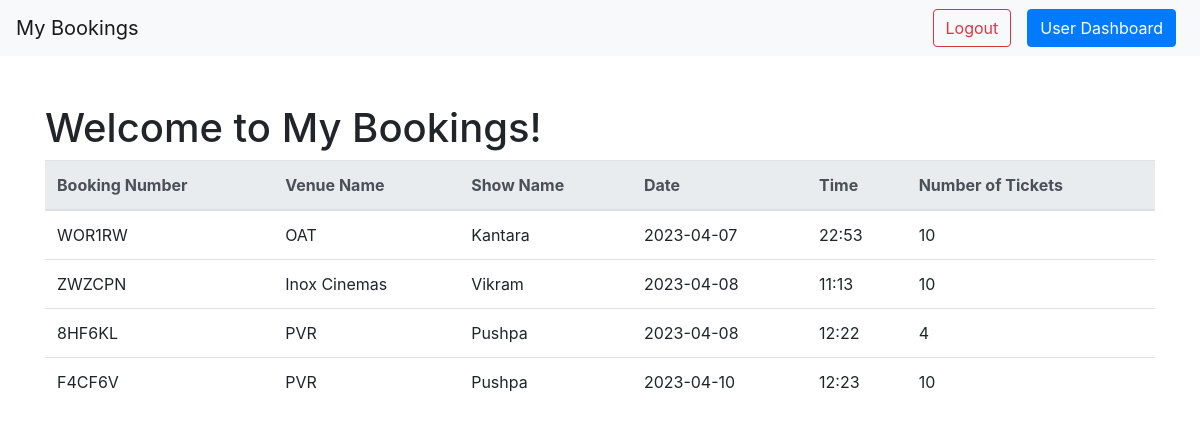
/my_bookings (signed in), run on the app's committed database.
### main1.py (models this page shows, shortened)
class Ticket(db.Model):
    id = db.Column(db.Integer, primary_key=True)
    name = db.Column(db.String(80), nullable=False)
    date = db.Column(db.String(10), nullable=False)
    time = db.Column(db.String(10), nullable=False)
    venuename=db.Column(db.String(80),nullable=False)
    showname=db.Column(db.String(80),nullable=False)
    num_tickets = db.Column(db.Integer, nullable=False)
    booking_number = db.Column(db.String(10), unique=True, nullable=False)

### main1.py (the view)
@app.route('/my_bookings')
@login_required
def my_bookings():
    bookings = Ticket.query.filter_by(name=current_user.Name).all()
    return render_template('my_bookings.html', bookings=bookings)

### main1.py (called while the page is built)
@login_manager.user_loader
def load_user(user_id):
    return User.query.get((user_id))

### Templates/my_bookings.html (shortened to what this page needs)
<!DOCTYPE html>
<html>
  <head>
    <link rel="stylesheet" href="https://maxcdn.bootstrapcdn.com/bootstrap/4.0.0/css/bootstrap.min.css" />
  </head>
  <body>
    <nav class="navbar navbar-expand-lg navbar-light bg-light">
      <a class="navbar-brand" href="#">My Bookings</a>
      <div class="collapse navbar-collapse" id="navbarNav">
        <ul class="navbar-nav ml-auto">
          <li class="nav-item">
            <a href="/user_logout" class="btn btn-outline-danger mx-2">Logout</a>
          </li>
          <li class="nav-item">
            <a href="/user_dashboard" class="btn btn-primary mx-2">User Dashboard</a>
          </li>
        </ul>
      </div>
    </nav>
    <div class="container">
      <h1 class="text-center mb-5"><h1>Welcome to My Bookings!</h1>
      </h1>
      <div>
        <table class="table">
          <thead class="thead-light">
            <tr>
              <th>Booking Number</th>
              <th>Venue Name</th>
              <th>Show Name</th>
              <th>Date</th>
              <th>Time</th>
              <th>Number of Tickets</th>
            </tr>
          </thead>
          <tbody>
            {% for booking in bookings %}
            <tr>
              <td>{{ booking.booking_number }}</td>
              <td>{{ booking.venuename }}</td>
              <td>{{ booking.showname }}</td>
              <td>{{ booking.date }}</td>
              <td>{{ booking.time }}</td>
              <td>{{ booking.num_tickets }}</td>
            </tr>
            {% endfor %}
          </tbody>
        </table>
      </div>
    </div>
</body>
</html>

### data on the page
Ticket: booking_number "WOR1RW", venuename "OAT", showname "Kantara", date "2023-04-07", time "22:53", num_tickets "10"
Ticket: booking_number "ZWZCPN", venuename "Inox Cinemas", showname "Vikram", date "2023-04-08", time "11:13", num_tickets "10"
Ticket: booking_number "8HF6KL", venuename "PVR", showname "Pushpa", date "2023-04-08", time "12:22", num_tickets "4"
Ticket: booking_number "F4CF6V", venuename "PVR", showname "Pushpa", date "2023-04-10", time "12:23", num_tickets "10"
